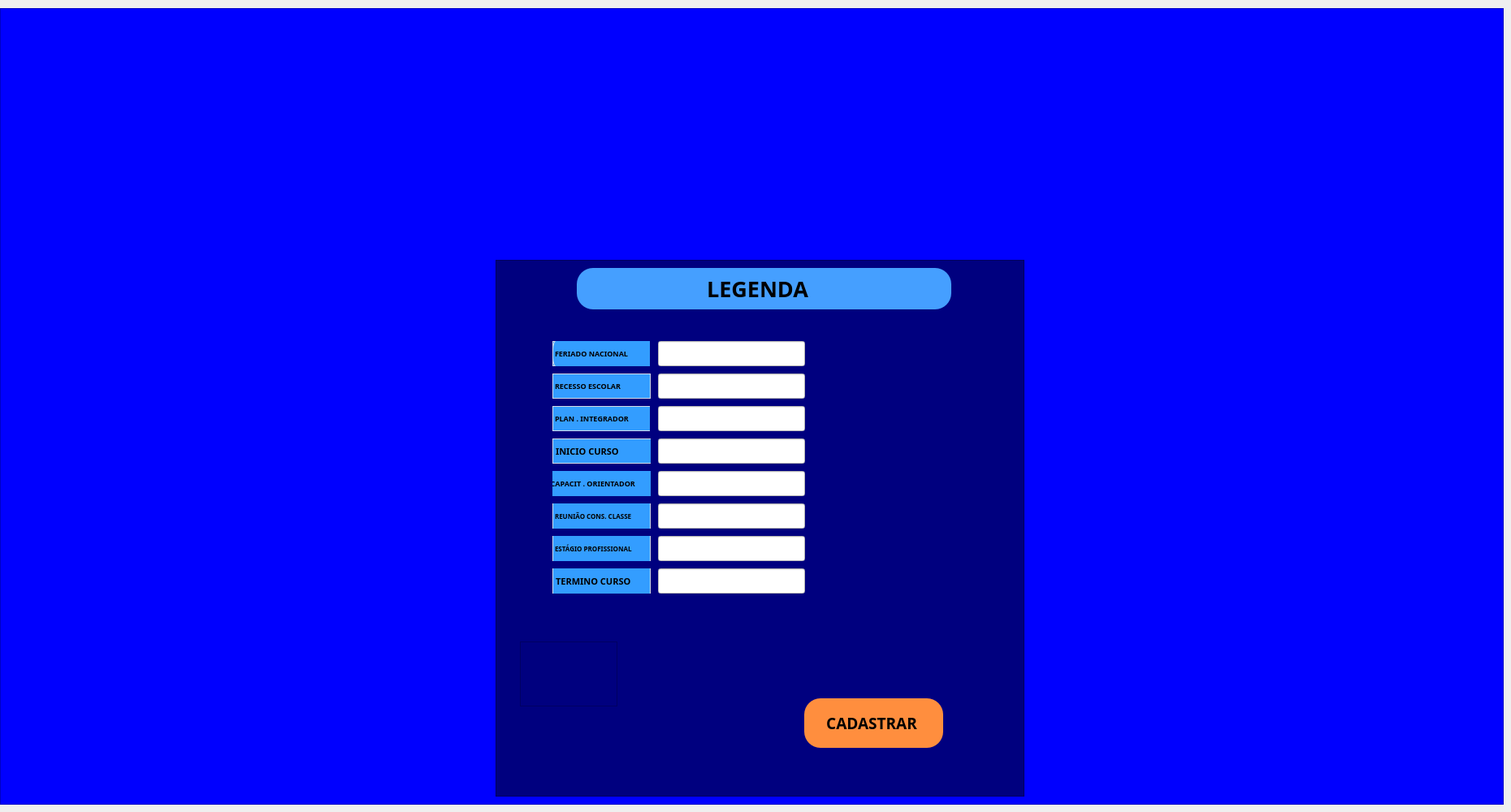
    <widget class="QWidget" name="B">
     <property name="whatsThis">
      <string>&lt;html&gt;&lt;head/&gt;&lt;body&gt;&lt;p&gt;GJHGMHJJH,&lt;/p&gt;&lt;/body&gt;&lt;/html&gt;</string>
     </property>
     <attribute name="title">
      <string>Tab 2</string>
     </attribute>
     <widget class="QFrame" name="frame_6">
      <property name="geometry">
       <rect>
        <x>0</x>
        <y>10</y>
        <width>1851</width>
        <height>981</height>
       </rect>
      </property>
      <property name="styleSheet">
       <string notr="true">background-color: rgb(0, 0, 0);
background-color: rgb(0, 0, 255);</string>
      </property>
      <property name="frameShape">
       <enum>QFrame::StyledPanel</enum>
      </property>
      <property name="frameShadow">
       <enum>QFrame::Raised</enum>
      </property>
      <widget class="QLabel" name="label_3">
       <property name="geometry">
        <rect>
         <x>80</x>
         <y>20</y>
         <width>1621</width>
         <height>291</height>
        </rect>
       </property>
       <property name="text">
        <string/>
       </property>
       <property name="pixmap">
        <pixmap>../Icon, itens e etc/banner_senac_v2.png</pixmap>
       </property>
      </widget>
      <widget class="QFrame" name="frame_19">
       <property name="geometry">
        <rect>
         <x>610</x>
         <y>310</y>
         <width>651</width>
         <height>661</height>
        </rect>
       </property>
       <property name="styleSheet">
        <string notr="true">background-color: rgb(0, 0, 127);</string>
       </property>
       <property name="frameShape">
        <enum>QFrame::StyledPanel</enum>
       </property>
       <property name="frameShadow">
        <enum>QFrame::Raised</enum>
       </property>
       <widget class="QFrame" name="frame_20">
        <property name="geometry">
         <rect>
          <x>100</x>
          <y>10</y>
          <width>461</width>
          <height>51</height>
         </rect>
        </property>
        <property name="styleSheet">
         <string notr="true">background-color: rgb(69, 159, 255);
    border-radius: 20px;
</string>
        </property>
        <property name="frameShape">
         <enum>QFrame::StyledPanel</enum>
        </property>
        <property name="frameShadow">
         <enum>QFrame::Raised</enum>
        </property>
        <widget class="QLabel" name="label_14">
         <property name="geometry">
          <rect>
           <x>160</x>
           <y>0</y>
           <width>251</width>
           <height>51</height>
          </rect>
         </property>
         <property name="font">
          <font>
           <family>Arial Black</family>
           <pointsize>20</pointsize>
           <weight>75</weight>
           <bold>true</bold>
          </font>
         </property>
         <property name="text">
          <string>LEGENDA</string>
         </property>
        </widget>
       </widget>
       <widget class="QFrame" name="frame_21">
        <property name="geometry">
         <rect>
          <x>70</x>
          <y>140</y>
          <width>121</width>
          <height>31</height>
         </rect>
        </property>
        <property name="styleSheet">
         <string notr="true">QFrame {
  background-color: rgb(51, 157, 255);
    background-image: url(:/logo/banner_senac_v2.png);
    background-repeat: no-repeat;
    background-position: center;

    border: 1px solid #D5DCE5;
    border-radius: 18px;
}</string>
        </property>
        <property name="frameShape">
         <enum>QFrame::StyledPanel</enum>
        </property>
        <property name="frameShadow">
         <enum>QFrame::Raised</enum>
        </property>
        <widget class="QLabel" name="label_16">
         <property name="geometry">
          <rect>
           <x>0</x>
           <y>0</y>
           <width>121</width>
           <height>31</height>
          </rect>
         </property>
         <property name="font">
          <font>
           <family>Arial Black</family>
           <pointsize>7</pointsize>
           <weight>75</weight>
           <bold>true</bold>
          </font>
         </property>
         <property name="text">
          <string>RECESSO ESCOLAR</string>
         </property>
        </widget>
       </widget>
       <widget class="QFrame" name="frame_22">
        <property name="geometry">
         <rect>
          <x>30</x>
          <y>470</y>
          <width>120</width>
          <height>80</height>
         </rect>
        </property>
        <property name="frameShape">
         <enum>QFrame::StyledPanel</enum>
        </property>
        <property name="frameShadow">
         <enum>QFrame::Raised</enum>
        </property>
       </widget>
       <widget class="QFrame" name="frame_23">
        <property name="geometry">
         <rect>
          <x>70</x>
          <y>100</y>
          <width>120</width>
          <height>31</height>
         </rect>
        </property>
        <property name="styleSheet">
         <string notr="true">QFrame {
   
	background-color: rgb(51, 157, 255);
    background-image: url(:/logo/banner_senac_v2.png);
    background-repeat: no-repeat;
    background-position: center;

    border: 1px solid #D5DCE5;
  border-radius: 20px;
}</string>
        </property>
        <property name="frameShape">
         <enum>QFrame::StyledPanel</enum>
        </property>
        <property name="frameShadow">
         <enum>QFrame::Raised</enum>
        </property>
        <widget class="QLabel" name="label_17">
         <property name="geometry">
          <rect>
           <x>0</x>
           <y>-10</y>
           <width>131</width>
           <height>51</height>
          </rect>
         </property>
         <property name="font">
          <font>
           <family>Arial Black</family>
           <pointsize>7</pointsize>
           <weight>75</weight>
           <bold>true</bold>
          </font>
         </property>
         <property name="text">
          <string>FERIADO NACIONAL</string>
         </property>
        </widget>
       </widget>
       <widget class="QFrame" name="frame_24">
        <property name="geometry">
         <rect>
          <x>70</x>
          <y>180</y>
          <width>120</width>
          <height>31</height>
         </rect>
        </property>
        <property name="styleSheet">
         <string notr="true">QFrame {
  background-color: rgb(51, 157, 255);
    background-image: url(:/logo/banner_senac_v2.png);
    background-repeat: no-repeat;
    background-position: center;

    border: 1px solid #D5DCE5;
    border-radius: 18px;
}</string>
        </property>
        <property name="frameShape">
         <enum>QFrame::StyledPanel</enum>
        </property>
        <property name="frameShadow">
         <enum>QFrame::Raised</enum>
        </property>
        <widget class="QLabel" name="label_18">
         <property name="geometry">
          <rect>
           <x>0</x>
           <y>0</y>
           <width>121</width>
           <height>31</height>
          </rect>
         </property>
         <property name="font">
          <font>
           <family>Arial Black</family>
           <pointsize>7</pointsize>
           <weight>75</weight>
           <bold>true</bold>
          </font>
         </property>
         <property name="text">
          <string>PLAN . INTEGRADOR</string>
         </property>
        </widget>
       </widget>
       <widget class="QFrame" name="frame_25">
        <property name="geometry">
         <rect>
          <x>70</x>
          <y>220</y>
          <width>121</width>
          <height>31</height>
         </rect>
        </property>
        <property name="styleSheet">
         <string notr="true">QFrame {
    background-color: rgb(51, 157, 255);
    background-image: url(:/logo/banner_senac_v2.png);
    background-repeat: no-repeat;
    background-position: center;

    border: 1px solid #D5DCE5;
    border-radius: 18px;
}</string>
        </property>
        <property name="frameShape">
         <enum>QFrame::StyledPanel</enum>
        </property>
        <property name="frameShadow">
         <enum>QFrame::Raised</enum>
        </property>
        <widget class="QLabel" name="label_19">
         <property name="geometry">
          <rect>
           <x>0</x>
           <y>0</y>
           <width>131</width>
           <height>31</height>
          </rect>
         </property>
         <property name="font">
          <font>
           <family>Arial Black</family>
           <pointsize>8</pointsize>
           <weight>75</weight>
           <bold>true</bold>
          </font>
         </property>
         <property name="text">
          <string>INICIO CURSO</string>
         </property>
        </widget>
       </widget>
       <widget class="QLineEdit" name="txt_aula_inaugural">
        <property name="geometry">
         <rect>
          <x>200</x>
          <y>220</y>
          <width>181</width>
          <height>31</height>
         </rect>
        </property>
        <property name="styleSheet">
         <string notr="true">background-color: rgb(255, 255, 255);</string>
        </property>
        <property name="text">
         <string/>
        </property>
       </widget>
       <widget class="QLineEdit" name="txt_planejamento">
        <property name="geometry">
         <rect>
          <x>200</x>
          <y>180</y>
          <width>181</width>
          <height>31</height>
         </rect>
        </property>
        <property name="styleSheet">
         <string notr="true">background-color: rgb(255, 255, 255);</string>
        </property>
        <property name="text">
         <string/>
        </property>
       </widget>
       <widget class="QLineEdit" name="txt_recesso">
        <property name="geometry">
         <rect>
          <x>200</x>
          <y>140</y>
          <width>181</width>
          <height>31</height>
         </rect>
        </property>
        <property name="styleSheet">
         <string notr="true">background-color: rgb(255, 255, 255);</string>
        </property>
        <property name="text">
         <string/>
        </property>
       </widget>
       <widget class="QLineEdit" name="txt_feriado">
        <property name="geometry">
         <rect>
          <x>200</x>
          <y>100</y>
          <width>181</width>
          <height>31</height>
         </rect>
        </property>
        <property name="styleSheet">
         <string notr="true">background-color: rgb(255, 255, 255);</string>
        </property>
        <property name="text">
         <string/>
        </property>
       </widget>
       <widget class="QPushButton" name="btn_legenda">
        <property name="geometry">
         <rect>
          <x>380</x>
          <y>540</y>
          <width>171</width>
          <height>61</height>
         </rect>
        </property>
        <property name="font">
         <font>
          <family>Arial Black</family>
          <pointsize>14</pointsize>
          <weight>75</weight>
          <bold>true</bold>
         </font>
        </property>
        <property name="styleSheet">
         <string notr="true">background-color: rgb(69, 159, 255);
background-color: rgb(255, 142, 62);
    border-radius: 20px;</string>
        </property>
        <property name="text">
         <string>CADASTRAR </string>
        </property>
       </widget>
       <widget class="QLineEdit" name="txt_capacitacao_orientador">
        <property name="geometry">
         <rect>
          <x>200</x>
          <y>260</y>
          <width>181</width>
          <height>31</height>
         </rect>
        </property>
        <property name="styleSheet">
         <string notr="true">background-color: rgb(255, 255, 255);</string>
        </property>
        <property name="text">
         <string/>
        </property>
       </widget>
       <widget class="QLineEdit" name="txt_reuniao">
        <property name="geometry">
         <rect>
          <x>200</x>
          <y>300</y>
          <width>181</width>
          <height>31</height>
         </rect>
        </property>
        <property name="styleSheet">
         <string notr="true">background-color: rgb(255, 255, 255);</string>
        </property>
        <property name="text">
         <string/>
        </property>
       </widget>
       <widget class="QLineEdit" name="txt_estagio">
        <property name="geometry">
         <rect>
          <x>200</x>
          <y>340</y>
          <width>181</width>
          <height>31</height>
         </rect>
        </property>
        <property name="styleSheet">
         <string notr="true">background-color: rgb(255, 255, 255);</string>
        </property>
        <property name="text">
         <string/>
        </property>
       </widget>
       <widget class="QLineEdit" name="txt_final_curso">
        <property name="geometry">
         <rect>
          <x>200</x>
          <y>380</y>
          <width>181</width>
          <height>31</height>
         </rect>
        </property>
        <property name="styleSheet">
         <string notr="true">background-color: rgb(255, 255, 255);</string>
        </property>
        <property name="text">
         <string/>
        </property>
       </widget>
       <widget class="QFrame" name="frame_27">
        <property name="geometry">
         <rect>
          <x>70</x>
          <y>260</y>
          <width>121</width>
          <height>31</height>
         </rect>
        </property>
        <property name="styleSheet">
         <string notr="true">QFrame {
   background-color: rgb(51, 157, 255);
    background-image: url(:/logo/banner_senac_v2.png);
    background-repeat: no-repeat;
    background-position: center;

    border: 1px solid #D5DCE5;
    border-radius: 18px;
}</string>
        </property>
        <property name="frameShape">
         <enum>QFrame::StyledPanel</enum>
        </property>
        <property name="frameShadow">
         <enum>QFrame::Raised</enum>
        </property>
        <widget class="QLabel" name="label_21">
         <property name="geometry">
          <rect>
           <x>-10</x>
           <y>-20</y>
           <width>141</width>
           <height>71</height>
          </rect>
         </property>
         <property name="font">
          <font>
           <family>Arial Black</family>
           <pointsize>7</pointsize>
           <weight>75</weight>
           <bold>true</bold>
          </font>
         </property>
         <property name="text">
          <string>  CAPACIT . ORIENTADOR</string>
         </property>
        </widget>
       </widget>
       <widget class="QFrame" name="frame_28">
        <property name="geometry">
         <rect>
          <x>70</x>
          <y>300</y>
          <width>121</width>
          <height>31</height>
         </rect>
        </property>
        <property name="styleSheet">
         <string notr="true">QFrame {
   background-color: rgb(51, 157, 255);
    background-image: url(:/logo/banner_senac_v2.png);
    background-repeat: no-repeat;
    background-position: center;

    border: 1px solid #D5DCE5;
    border-radius: 18px;
}</string>
        </property>
        <property name="frameShape">
         <enum>QFrame::StyledPanel</enum>
        </property>
        <property name="frameShadow">
         <enum>QFrame::Raised</enum>
        </property>
        <widget class="QLabel" name="label_22">
         <property name="geometry">
          <rect>
           <x>0</x>
           <y>-20</y>
           <width>121</width>
           <height>71</height>
          </rect>
         </property>
         <property name="font">
          <font>
           <family>Arial Black</family>
           <pointsize>6</pointsize>
           <weight>75</weight>
           <bold>true</bold>
          </font>
         </property>
         <property name="text">
          <string>REUNIÃO CONS. CLASSE</string>
         </property>
        </widget>
       </widget>
       <widget class="QFrame" name="frame_30">
        <property name="geometry">
         <rect>
          <x>70</x>
          <y>340</y>
          <width>121</width>
          <height>31</height>
         </rect>
        </property>
        <property name="styleSheet">
         <string notr="true">QFrame {
   background-color: rgb(51, 157, 255);
    background-image: url(:/logo/banner_senac_v2.png);
    background-repeat: no-repeat;
    background-position: center;

    border: 1px solid #D5DCE5;
    border-radius: 18px;
}</string>
        </property>
        <property name="frameShape">
         <enum>QFrame::StyledPanel</enum>
        </property>
        <property name="frameShadow">
         <enum>QFrame::Raised</enum>
        </property>
        <widget class="QLabel" name="label_23">
         <property name="geometry">
          <rect>
           <x>0</x>
           <y>-20</y>
           <width>121</width>
           <height>71</height>
          </rect>
         </property>
         <property name="font">
          <font>
           <family>Arial Black</family>
           <pointsize>6</pointsize>
           <weight>75</weight>
           <bold>true</bold>
          </font>
         </property>
         <property name="text">
          <string>ESTÁGIO PROFISSIONAL</string>
         </property>
        </widget>
       </widget>
       <widget class="QFrame" name="frame_31">
        <property name="geometry">
         <rect>
          <x>70</x>
          <y>380</y>
          <width>121</width>
          <height>31</height>
         </rect>
        </property>
        <property name="styleSheet">
         <string notr="true">QFrame {
   background-color: rgb(51, 157, 255);
    background-image: url(:/logo/banner_senac_v2.png);
    background-repeat: no-repeat;
    background-position: center;

    border: 1px solid #D5DCE5;
    border-radius: 18px;
}</string>
        </property>
        <property name="frameShape">
         <enum>QFrame::StyledPanel</enum>
        </property>
        <property name="frameShadow">
         <enum>QFrame::Raised</enum>
        </property>
        <widget class="QLabel" name="label_24">
         <property name="geometry">
          <rect>
           <x>0</x>
           <y>-20</y>
           <width>121</width>
           <height>71</height>
          </rect>
         </property>
         <property name="font">
          <font>
           <family>Arial Black</family>
           <pointsize>8</pointsize>
           <weight>75</weight>
           <bold>true</bold>
          </font>
         </property>
         <property name="text">
          <string>TERMINO CURSO</string>
         </property>
        </widget>
       </widget>
      </widget>
     </widget>
    </widget>
